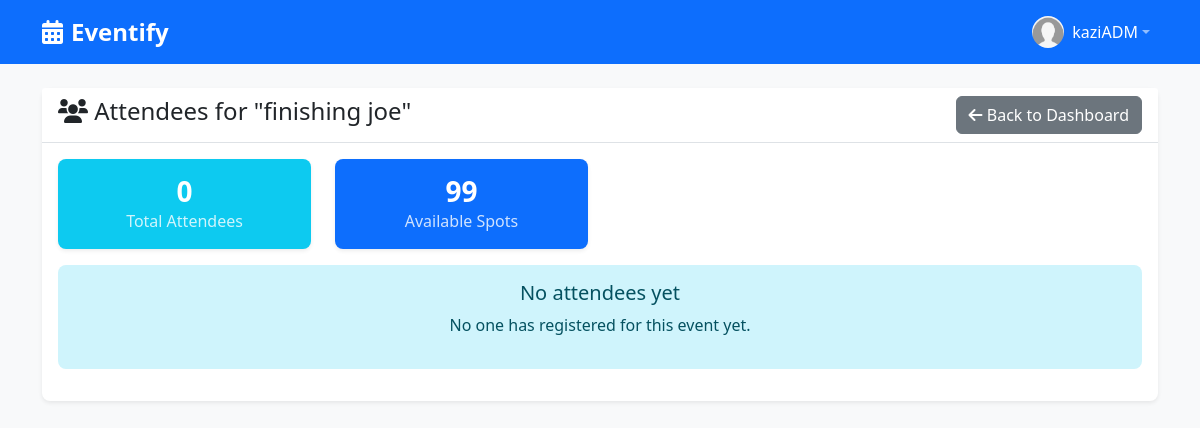
Page /admin/event-attendees/1 (signed in) on the earlier database version.
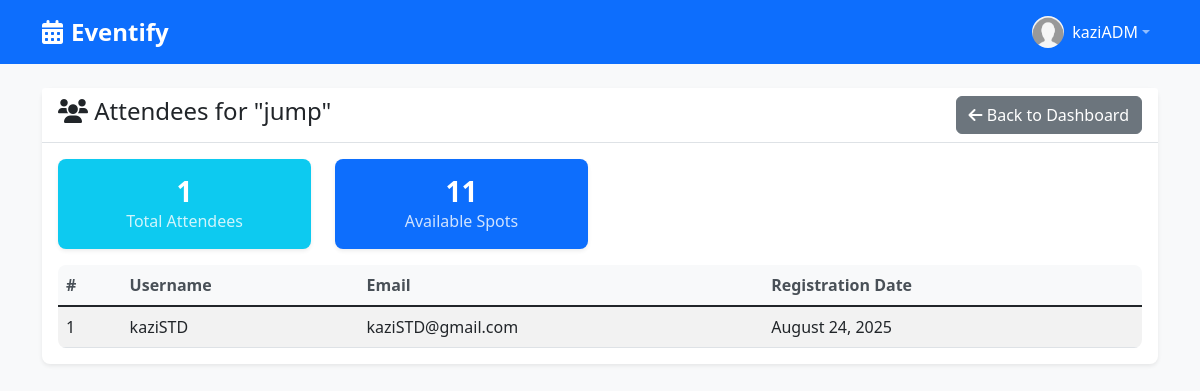
Same page on the later database version.
### models/event.py (models this page shows, shortened)
class Event(db.Model):
    __tablename__ = 'events'
    id = db.Column(db.Integer, primary_key=True)
    title = db.Column(db.String(200), nullable=False)
    description = db.Column(db.Text, nullable=False)
    start_date = db.Column(db.Date, nullable=False)
    start_time = db.Column(db.Time, nullable=False)
    end_date = db.Column(db.Date, nullable=False)
    end_time = db.Column(db.Time, nullable=False)
    location = db.Column(db.String(200), nullable=False)
    category = db.Column(db.String(100), nullable=False)
    max_capacity = db.Column(db.Integer, default=100)
    creator_id = db.Column(db.Integer, db.ForeignKey('users.id'), nullable=False)
    created_at = db.Column(db.DateTime, default=datetime.utcnow)
    updated_at = db.Column(db.DateTime, default=datetime.utcnow, onupdate=datetime.utcnow)
    creator = db.relationship('User', foreign_keys=[creator_id], back_populates='created_events')
    registered_users = db.relationship('User', secondary=event_registrations, back_populates='registered_events')

### models/user.py (models this page shows, shortened)
class User(UserMixin, db.Model):
    __tablename__ = 'users'
    id = db.Column(db.Integer, primary_key=True)
    username = db.Column(db.String(80), unique=True, nullable=False)
    email = db.Column(db.String(120), unique=True, nullable=False)
    password_hash = db.Column(db.String(128), nullable=False)
    role = db.Column(db.String(20), nullable=False, default='student')  # 'student' or 'admin'
    created_at = db.Column(db.DateTime, default=datetime.utcnow)
    registered_events = db.relationship('Event', secondary='event_registrations', back_populates='registered_users')
    created_events = db.relationship('Event', foreign_keys='Event.creator_id', back_populates='creator')
    def is_admin(self):
        return self.role == 'admin'
    def is_student(self):
        return self.role == 'student'

### views/admin.py (the view)
@admin_bp.route('/event-attendees/<int:event_id>')
def event_attendees(event_id):
    event = Event.query.get_or_404(event_id)
    if event.creator != current_user:
        flash('Access denied. You can only view attendees for your own events.', 'error')
        return redirect(url_for('admin.dashboard'))
    attendees = AdminViewModel.get_event_attendees(event_id)
    return render_template('admin/event_attendees.html', event=event, attendees=attendees)

### app.py (called while the page is built)
def create_app():
    app = Flask(__name__)
    app.config.from_object(Config)
    db.init_app(app)
    login_manager = LoginManager()
    login_manager.init_app(app)
    login_manager.login_view = 'auth.login'
    login_manager.login_message = 'Please log in to access this page.'
    @login_manager.user_loader
    def load_user(user_id):
        return User.query.get(int(user_id))
    app.register_blueprint(auth_bp)
    app.register_blueprint(student_bp)
    app.register_blueprint(admin_bp)
    with app.app_context():
        db.create_all()
    @app.route('/')
    def index():
        if current_user.is_authenticated:
            if current_user.is_student():
                return redirect(url_for('student.dashboard'))
            else:
                return redirect(url_for('admin.dashboard'))
        return redirect(url_for('auth.login'))
    return app

### viewmodels/admin_viewmodel.py (called while the page is built)
    @staticmethod
    def get_event_attendees(event_id):
        event = Event.query.get_or_404(event_id)
        return event.registered_users

### templates/admin/event_attendees.html (shortened to what this page needs)
{% extends "base.html" %}
{% block extra_css %}
<link href="{{ url_for('static', filename='css/admin.css') }}" rel="stylesheet">
{% endblock %}
{% block content %}
<div class="row">
    <div class="col-md-12">
        <div class="card">
            <div class="card-header d-flex justify-content-between align-items-center">
                <h4><i class="fas fa-users"></i> Attendees for "{{ event.title }}"</h4>
                <a href="{{ url_for('admin.dashboard') }}" class="btn btn-secondary">
                    <i class="fas fa-arrow-left"></i> Back to Dashboard
                </a>
            </div>
            <div class="card-body">
                <div class="row mb-3">
                    <div class="col-md-3">
                        <div class="card bg-info text-white">
                            <div class="card-body text-center">
                                <h3>{{ attendees|length }}</h3>
                                <p>Total Attendees</p>
                            </div>
                        </div>
                    </div>
                    <div class="col-md-3">
                        <div class="card bg-primary text-white">
                            <div class="card-body text-center">
                                <h3>{{ event.max_capacity - attendees|length }}</h3>
                                <p>Available Spots</p>
                            </div>
                        </div>
                    </div>
                </div>
                {% if attendees %}
                    <div class="table-responsive">
                        <table class="table table-striped">
                            <thead>
                                <tr>
                                    <th>#</th>
                                    <th>Username</th>
                                    <th>Email</th>
                                    <th>Registration Date</th>
                                </tr>
                            </thead>
                            <tbody>
                                {% for attendee in attendees %}
                                <tr>
                                    <td>{{ loop.index }}</td>
                                    <td>{{ attendee.username }}</td>
                                    <td>{{ attendee.email }}</td>
                                    <td>{{ attendee.created_at.strftime('%B %d, %Y') }}</td>
                                </tr>
                                {% endfor %}
                            </tbody>
                        </table>
                    </div>
                {% else %}
                    <div class="text-center">
                        <div class="alert alert-info">
                            <h5>No attendees yet</h5>
                            <p>No one has registered for this event yet.</p>
                        </div>
                    </div>
                {% endif %}
            </div>
        </div>
    </div>
</div>
{% endblock %}

Differences in the rows shown:
changed Event: title "finishing joe" → "jump"
now on this page (row edited): User: username "kaziSTD", email "kaziSTD@gmail.com", created_at "August 24, 2025"
Other differences:
{{ attendees|length }}: "0" → "1"
{{ event.max_capacity - attendees|length }}: "99" → "11"
text no longer shown: "No attendees yet No one has registered for this event yet."
text now shown: "# Username Email Registration Date"
